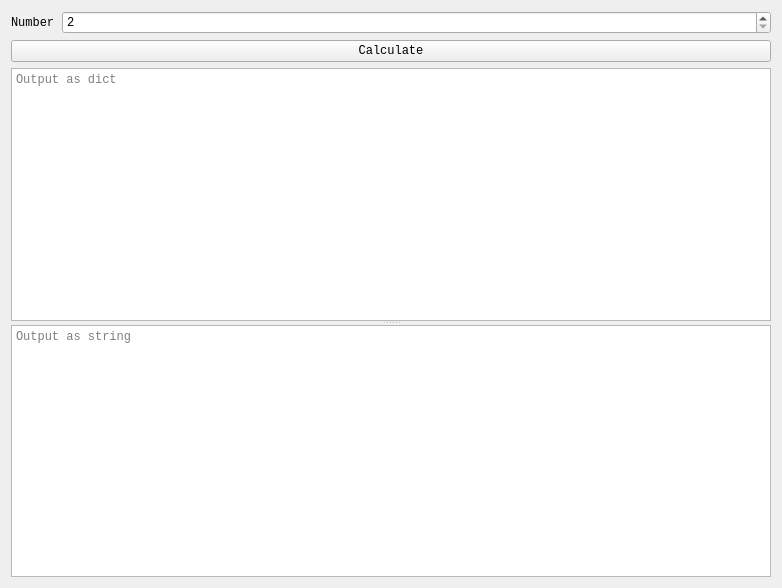
<?xml version="1.0" encoding="UTF-8"?>
<ui version="4.0">
 <class>Form</class>
 <widget class="QWidget" name="Form">
  <property name="geometry">
   <rect>
    <x>0</x>
    <y>0</y>
    <width>782</width>
    <height>588</height>
   </rect>
  </property>
  <property name="font">
   <font>
    <family>Courier New</family>
   </font>
  </property>
  <property name="windowTitle">
   <string>Form</string>
  </property>
  <layout class="QVBoxLayout" name="verticalLayout">
   <item>
    <layout class="QHBoxLayout" name="horizontalLayout">
     <item>
      <widget class="QLabel" name="label">
       <property name="maximumSize">
        <size>
         <width>45</width>
         <height>16777215</height>
        </size>
       </property>
       <property name="toolTip">
        <string>Number to prime factorize</string>
       </property>
       <property name="text">
        <string>Number</string>
       </property>
      </widget>
     </item>
     <item>
      <widget class="QSpinBox" name="PfInput">
       <property name="toolTip">
        <string>Number to prime factorize</string>
       </property>
       <property name="minimum">
        <number>2</number>
       </property>
       <property name="maximum">
        <number>999999999</number>
       </property>
      </widget>
     </item>
    </layout>
   </item>
   <item>
    <widget class="QPushButton" name="PfCalc">
     <property name="toolTip">
      <string>Factorize number</string>
     </property>
     <property name="text">
      <string>Calculate</string>
     </property>
    </widget>
   </item>
   <item>
    <widget class="QSplitter" name="splitter">
     <property name="orientation">
      <enum>Qt::Vertical</enum>
     </property>
     <property name="childrenCollapsible">
      <bool>false</bool>
     </property>
     <widget class="QTextBrowser" name="PfOut">
      <property name="toolTip">
       <string>Output as dict; base as key and exponent as value</string>
      </property>
      <property name="placeholderText">
       <string>Output as dict</string>
      </property>
     </widget>
     <widget class="QTextBrowser" name="PfApprox">
      <property name="toolTip">
       <string>Output as string; (a**b)</string>
      </property>
      <property name="placeholderText">
       <string>Output as string</string>
      </property>
     </widget>
    </widget>
   </item>
  </layout>
 </widget>
 <resources/>
 <connections/>
</ui>
